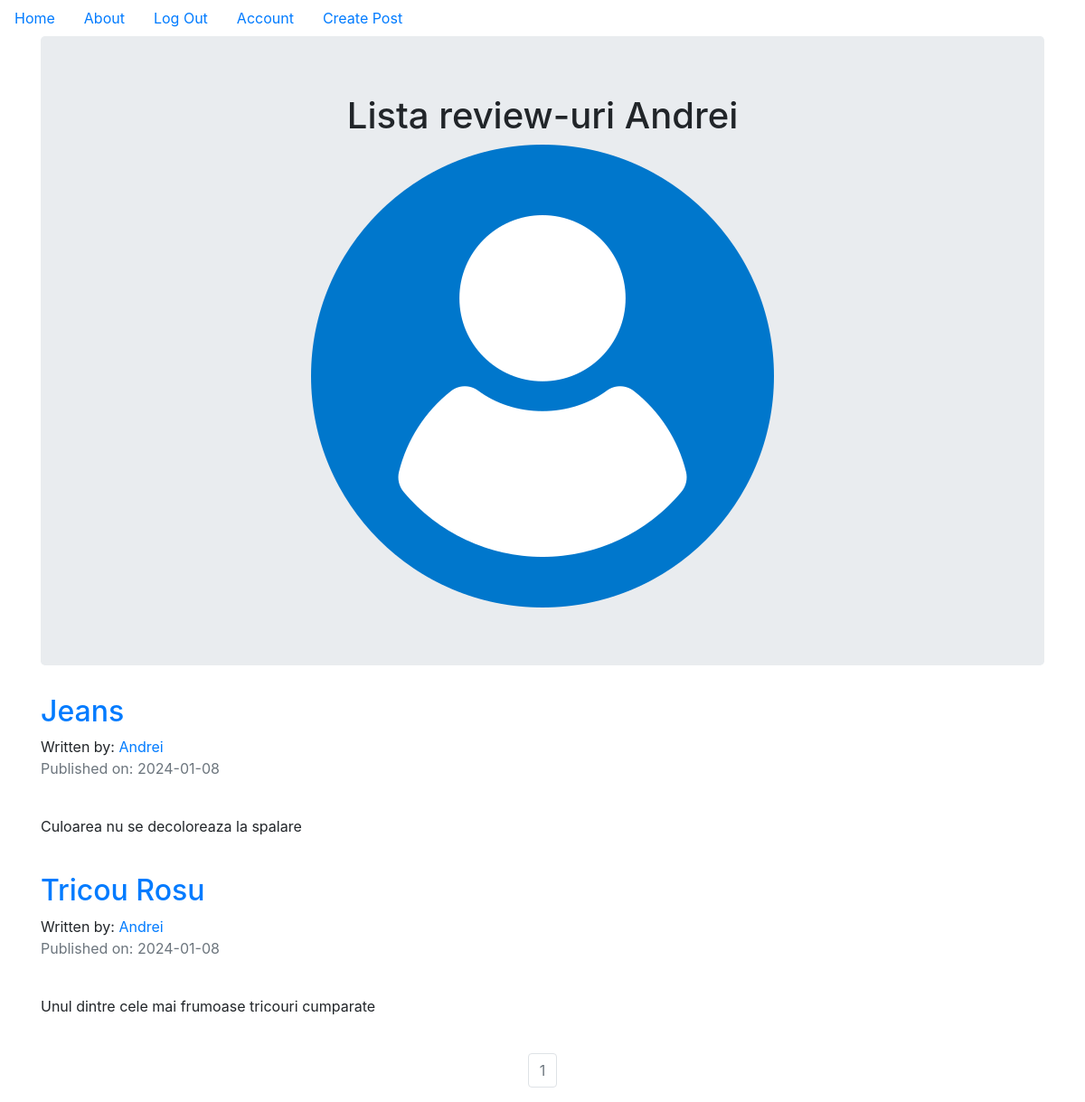
Screenshot of /Andrei (signed in) with the database file from the repository.
### BlogClothesReview/models.py (models this page shows, shortened)
class User(db.Model, UserMixin):
    __tablename__ = 'users'
    id = db.Column(db.Integer,primary_key=True)
    profile_image = db.Column(db.String(64),nullable=False,default='default_profile.png')
    email = db.Column(db.String(64),unique=True,index=True)   #unique=True adica nu pot exista mai multe email-uri la fel
    username = db.Column(db.String(64),unique=True,index=True)  #index=True seteaza un index
    password_hash = db.Column(db.String(128))
    posts = db.relationship('ClothesReview',backref='author',lazy=True)  #review-ul are o relatie cu userul

class ClothesReview(db.Model):
    users = db.relationship(User)  #fiecare review/postare este legata de un user
    id = db.Column(db.Integer,primary_key=True)
    user_id = db.Column(db.Integer,db.ForeignKey('users.id'),nullable=False)  #users.id users este numele tabeleui users definita mai sus, iar id este atributul acelei tabele, nullable-False adica fiecare review/post trebuie sa aiba asoviat un user_id
    date = db.Column(db.DateTime,nullable=False,default=datetime.utcnow)
    title = db.Column(db.String(140),nullable=False)
    text = db.Column(db.Text,nullable=False)

### BlogClothesReview/users/views.py (the view)
@users.route("/<username>")
def user_posts(username):
    page=request.args.get('page',1,type=int)
    user = User.query.filter_by(username=username).first_or_404()
    blog_posts = ClothesReview.query.filter_by(author=user).order_by(ClothesReview.date.desc()).paginate(page=page,per_page=5) #filtram postarile dupa autoe si de ordoman descrescator dupa data
    return render_template('user_review_posts.html',blog_posts=blog_posts,user=user)

### BlogClothesReview/models.py (called while the page is built)
@login_manager.user_loader
def load_user(user_id):
    return User.query.get(user_id)

### BlogClothesReview/templates/user_review_posts.html (shortened to what this page needs)
{% extends "base.html" %}
{% block content %}
    <div class="container">
        <div class="jumbotron">
            <div align="center">
                <h1>Lista review-uri {{user.username}}</h1>
                <img src="{{url_for('static',filename='profile_pictures/'+user.profile_image)}}">
            </div>
        </div>
        {% for post in blog_posts.items %}
        <h2><a href="{{ url_for('blog_posts.blog_post', blog_post_id=post.id) }}">{{ post.title }}</a></h2>
        Written by: <a href="{{ url_for('users.user_posts', username=post.author.username) }}">{{ post.author.username }}</a>
        <p class="text-muted">Published on: {{ post.date.strftime('%Y-%m-%d') }}</p>
        <br>
          <p>{{post.text}}</p>
        <br>
{% endfor %}
</div>
<nav aria-label="Page navigation example">
<ul class="pagination justify-content-center">
  {% for page_num in blog_posts.iter_pages(left_edge=1, right_edge=1, left_current=1, right_current=2) %}
          {% if blog_posts.page == page_num %}
            <li class="page-item disabled">
              <a class="page-link" href="{{ url_for('users.user_posts', username=user.username, page=page_num) }}">{{ page_num }}</a></li>
          {% else %}
            <li class="page-item"><a class="page-link" href="{{ url_for('users.user_posts', username=user.username, page=page_num) }}">{{ page_num }}</a></li>
          {% endif %}
  {% endfor %}
</nav>
{% endblock content %}

### BlogClothesReview/templates/base.html (shortened to what this page needs)
<!doctype html>
<html lang="en">
  <head>
    <link rel="stylesheet" href="https://cdn.jsdelivr.net/npm/bootstrap@4.3.1/dist/css/bootstrap.min.css">
  </head>
  <body>
    <ul class='nav'>
        <li class='nav-link'>
            <a href="{{url_for('coreblueprint.index')}}">Home</a>
        </li>
        <li class='nav-link'>
            <a href="{{url_for('coreblueprint.info')}}">About</a>
        </li>
        {% if current_user.is_authenticated %}
        <li class='nav-link'>
            <a href="{{url_for('users.logout')}}">Log Out</a>
        </li>
        <li class='nav-link'>
            <a href="{{url_for('users.account')}}">Account</a>
        </li>
        <li class='nav-link'>
            <a href="{{url_for('blog_posts.create_post')}}">Create Post</a>
        </li>
        {% endif %}
    </ul>
    <div>
        {% block content %}
        {% endblock %}
    </div>
  </body>
</html>

### rows the page displays
User: username "Andrei", profile_image (placeholder picture)
ClothesReview: title "Jeans", author.username "Andrei", date "2024-01-08", text "Culoarea nu se decoloreaza la spalare"
ClothesReview: title "Tricou Rosu", author.username "Andrei", date "2024-01-08", text "Unul dintre cele mai frumoase tricouri cumparate"

### other values shown
{{ page_num }} "1"
